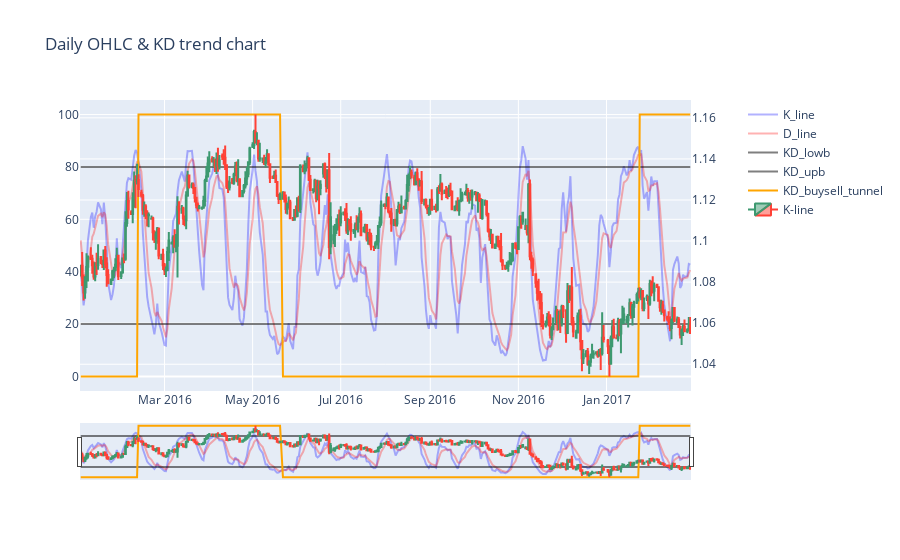

The notebook cell saved with this chart:
### Markdown cell above
## 8. plotly 畫出圖

### Code cell
import plotly.graph_objects as go
from plotly.subplots import make_subplots

figdf2 = df_day
figdf2 = figdf2.set_index("date")
figdf2 = figdf2.loc["2016-01-01":"2017-02-30"]


# fig2 = go.Figure()
fig2 = make_subplots(specs=[[{"secondary_y": True}]])

fig2.add_trace(go.Scatter(
                x=figdf2.index,
                y=figdf2['K_value'],
                name="K_line",
                line_color='blue',
                opacity=0.3),
                secondary_y=False)

fig2.add_trace(go.Scatter(
                x=figdf2.index,
                y=figdf2['D_value'],
                name="D_line",
                line_color='red',
                opacity=0.3),
                secondary_y=False)

fig2.add_trace(go.Scatter(
                x = figdf2.index,
                y = [20]*len(figdf2),
                name="KD_lowb",
                line_color="black",
                opacity=0.5),
                secondary_y=False)

fig2.add_trace(go.Scatter(
                x = figdf2.index,
                y = [80]*len(figdf2),
                name="KD_upb",
                line_color="black",
                opacity=0.5),
                secondary_y=False)

fig2.add_trace(go.Scatter(
                x = figdf2.index,
                y=figdf2['KD_tunnel'],
                name="KD_buysell_tunnel",
                line_color="orange"),
                secondary_y=False)

fig2.add_trace(go.Candlestick(x=figdf2.index,
                open=figdf2['open_price'],
                high=figdf2['high_price'],
                low=figdf2['low_price'],
                close=figdf2['close_price'],
                name="K-line"),
                secondary_y=True)

# Use date string to set xaxis range
fig2.update_layout(title_text="Daily OHLC & KD trend chart", 
                   xaxis_rangeslider_visible=True)
fig2.show()

### Figure 1 — Plotly figure (JSON) as saved in the notebook; plotly's stock layout.template omitted (floating-point values rounded to 4 significant figures; data arrays with more than 128 entries replaced by an {"elided": "..."} marker saying what was removed)
{"data": [{"line": {"color": "blue"}, "name": "K_line", "opacity": 0.3, "type": "scatter", "x": {"elided": "362 str values"}, "xaxis": "x", "y": {"elided": "362 float values"}, "yaxis": "y"}, {"line": {"color": "red"}, "name": "D_line", "opacity": 0.3, "type": "scatter", "x": {"elided": "362 str values"}, "xaxis": "x", "y": {"elided": "362 float values"}, "yaxis": "y"}, {"line": {"color": "black"}, "name": "KD_lowb", "opacity": 0.5, "type": "scatter", "x": {"elided": "362 str values"}, "xaxis": "x", "y": {"elided": "362 int values"}, "yaxis": "y"}, {"line": {"color": "black"}, "name": "KD_upb", "opacity": 0.5, "type": "scatter", "x": {"elided": "362 str values"}, "xaxis": "x", "y": {"elided": "362 int values"}, "yaxis": "y"}, {"line": {"color": "orange"}, "name": "KD_buysell_tunnel", "type": "scatter", "x": {"elided": "362 str values"}, "xaxis": "x", "y": {"elided": "362 int values"}, "yaxis": "y"}, {"close": {"elided": "362 float values"}, "high": {"elided": "362 float values"}, "low": {"elided": "362 float values"}, "name": "K-line", "open": {"elided": "362 float values"}, "type": "candlestick", "x": {"elided": "362 str values"}, "xaxis": "x", "yaxis": "y2"}], "layout": {"title": {"text": "Daily OHLC & KD trend chart"}, "xaxis": {"anchor": "y", "domain": [0, 0.94], "rangeslider": {"visible": true}}, "yaxis": {"anchor": "x", "domain": [0, 1]}, "yaxis2": {"anchor": "x", "overlaying": "y", "side": "right"}}}
